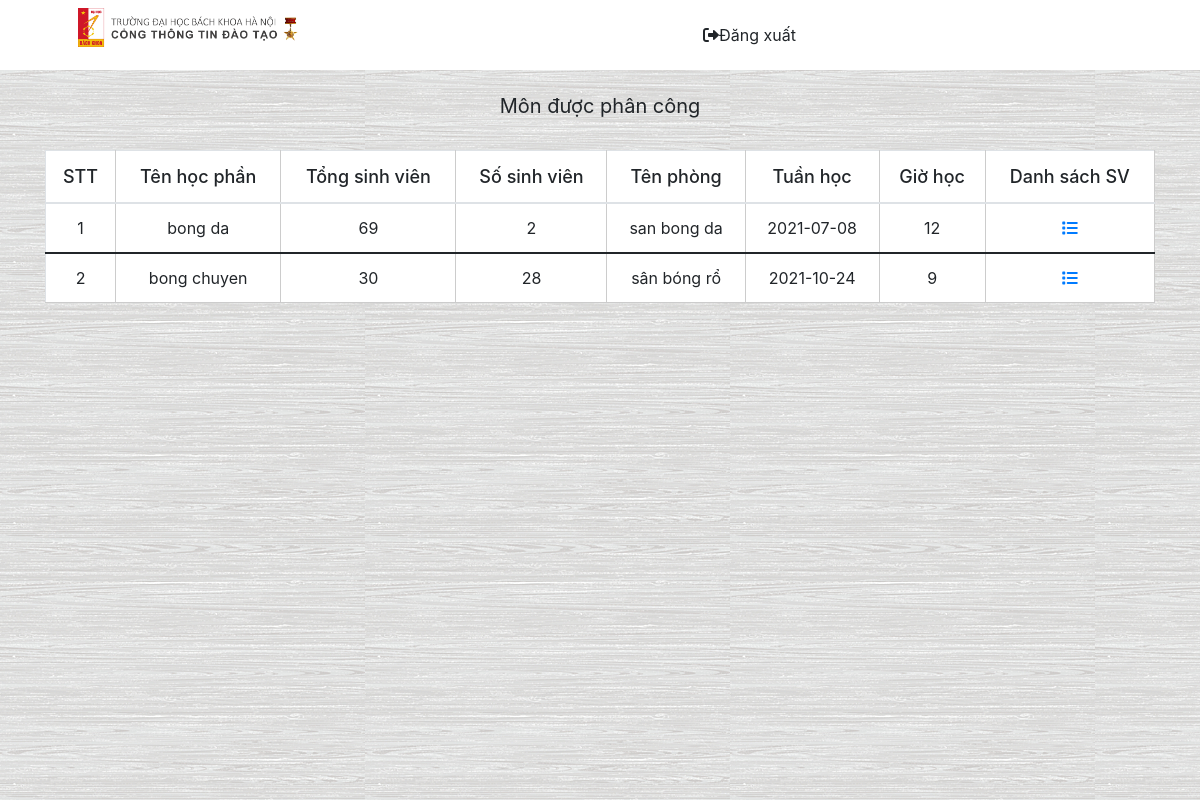
/giaovien/index.php (signed in), run on the app's committed database.
### tables this page shows
CREATE TABLE `dang_ki_tin_chi` (
  `lop_id` int(11) NOT NULL,
  `lop_ten_hoc_phan` varchar(30) NOT NULL,
  `lop_trang_thai` varchar(30) NOT NULL,
  `lop_max_sv` int(11) NOT NULL,
  `lop_current_sv` int(11) NOT NULL,
  `lop_ten_phong` varchar(30) NOT NULL,
  `lop_tuan_hoc` date NOT NULL,
  `lop_gio_hoc` int(11) NOT NULL,
  `lop_trang_thai_dang_ki` varchar(30) NOT NULL,
  `mh_id` varchar(30) NOT NULL,
  `gv_id` varchar(30) NOT NULL
);

### giaovien/index.php (the view, shortened to what this page needs)
<?php
include '../index_sv/header.php';
?>
<div class="back_sv">
<div class="tuychon">
<nav class="mb-4 px-5 navbar navbar-expand-lg navbar-light pink lighten-4">
        <div class="logo">
                <a href="index.php" title="Logo">
                    <img src="../images/log.png" alt="Restaurant Logo" class="img-responsive">
                </a>
        </div>
    <div class="collapse navbar-collapse" id="navbarSupportedContent" >
        <ul class="navbar-nav mr-auto" style="margin:0 auto">
            <li class="nav-item ms-5">
                <a class="nav-link font-bold" href="../index/logout.php"><i class="fas fa-sign-out-alt" style=""></i>Đăng xuất</a>
            </li>
        </ul>
    </div>
</nav>
</div>
<div class="main-content bg-light">
    <div class="container">
    <h3 class="text-center py-4">Môn được phân công</h3>
    <div class="bang_monhoc">
    <table class="table">
        <thead class = "bg-primary">
        <tr>
            <th scope="col">STT</th>
            <th scope="col">Tên học phần</th>
            <th scope="col">Tổng sinh viên</th>
            <th scope="col">Số sinh viên</th>
            <th scope="col">Tên phòng</th>
            <th scope="col">Tuần học</th>
            <th scope="col">Giờ học</th>
            <th scope="col">Danh sách SV</th>
        </tr>
        </thead>
        <?php
        $gv_id = $_SESSION['giao_vien'];
        $sql = "SELECT * FROM dang_ki_tin_chi WHERE gv_id='$gv_id'";
        $res = mysqli_query($conn,$sql);
        if(mysqli_num_rows($res)>0){
           $i = 1;
            while($row=mysqli_fetch_assoc($res)){
                echo '<tbody>';
                echo '<tr>';
                echo '<td>'.$i++.'</td>';
                echo '<td>'.$row['lop_ten_hoc_phan'].'</td>';
                echo '<td>'.$row['lop_max_sv'].'</td>';
                echo '<td>'.$row['lop_current_sv'].'</td>';
                echo '<td>'.$row['lop_ten_phong'].'</td>';
                echo '<td>'.$row['lop_tuan_hoc'].'</td>';
                echo '<td>'.$row['lop_gio_hoc'].'</td>';
                echo '<td><a href ="getSv.php?lop_id='.$row['lop_id'].'" class = "text-primary"><i class="fas fa-list"></i></a></td>';
                echo '</tr>';
                echo '</tbody>';
            }
        }
        ?>
    </table>
    </div>
</div>
</div>
<?php
include '../index_sv/footer.php';
?>

### sinhvien/sinhvien/style.css (style rules this page uses)
a { text-decoration: none; color: unset !important; }
.bang_monhoc { width: 100%; overflow-x: auto; }
.img-responsive { width: 100%; }
.logo { width: 30%; float: left; margin-left: 30px; margin-bottom: 15px; }
.back_sv { background-image: url(../../images/back_1.jpg); height: 100vh; box-sizing: border-box; overflow-x: auto; }
.navbar-light .navbar-nav .nav-link { color: white; }
.main-content.bg-light { background-color: unset !important; }
.logo { width: 20%; float: left; }
.navbar-light .navbar-nav .nav-link { color: unset; }
.container { width: 80%; margin: 0 auto; }
a { text-decoration: none; }
li { display: list-item; text-align: -webkit-match-parent; }
table { border-collapse:separate; border:solid black 1px; border-radius:6px; -moz-border-radius:6px; }
td, th { border-left:solid black 1px; border-top:solid black 1px; }
th { background-color: white; border-top: none; }
td:first-child, th:first-child { border-left: none; }
.table>thead { vertical-align: middle; text-align: center; }
.table>tbody { vertical-align:middle; }
table#tableSubject, th, td { border:1px solid #ccc; }
tr { text-align: center; background-color: white; }
.text-primary { --bs-text-opacity: unset; color: rgba(var(--bs-primary-rgb),var(--bs-text-opacity))!important; }
.navbar-nav .nav-link { padding-right: 110px; padding-left: unset; }
nav.mb-4.navbar.navbar-expand-lg.navbar-light.pink.lighten-4 { margin-bottom: 0 !important; background-color: white !important; }
.table thead th { vertical-align: middle !important; border-bottom: 2px solid #dee2e6; }
.text-center { text-decoration: unset; font-size: 20px; font-weight: 400; }
.table thead th { font-size: large; font-weight: 500; }

### data on the page
dang_ki_tin_chi: lop_ten_hoc_phan "bong da", lop_max_sv "69", lop_current_sv "2", lop_ten_phong "san bong da", lop_tuan_hoc "2021-07-08", lop_gio_hoc "12"
dang_ki_tin_chi: lop_ten_hoc_phan "bong chuyen", lop_max_sv "30", lop_current_sv "28", lop_ten_phong "sân bóng rổ", lop_tuan_hoc "2021-10-24", lop_gio_hoc "9"
